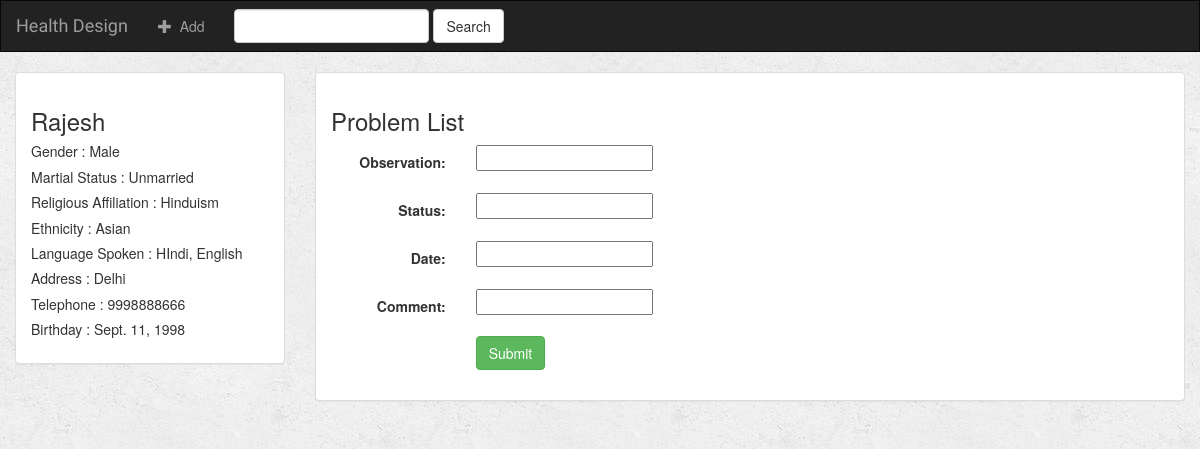
The app's page /HealthDesign/12/add-problemlist/ with its own data.
### HealthDesign/models.py (models this page shows)
class Demographics(models.Model):
    first_name = models.CharField(max_length=30)
    last_name = models.CharField(max_length=30)
    gender = models.CharField(max_length=6)
    martial_status = models.CharField(max_length=10)
    religious_affiliation = models.CharField(max_length=10)
    ethnicity = models.CharField(max_length=30)
    language_spoken = models.CharField(max_length=50)
    address = models.CharField(max_length=100)
    telephone = models.CharField(max_length=20)
    birthday = models.DateField()

### HealthDesign/views.py (the view)
# urls.py: url(r'(?P<demographics_id>[0-9]+)/add-problemlist/$', views.problemlist_create, name='problemlist-add'),
def problemlist_create(request, demographics_id):
    demographics = get_object_or_404(Demographics, pk=demographics_id)
    form = ProblemListForm(request.POST or None, request.FILES or None)
    if form.is_valid():
        problemlist = form.save(commit=False)
        problemlist.demographics = demographics
        problemlist.save()
        return render(request, 'HealthDesign/detail.html', {'demographics': demographics})
    context = {
        "form": form,
        "demographics": demographics
    }
    return render(request, 'HealthDesign/problemlist_form.html', context)

### HealthDesign/forms.py
class ProblemListForm(forms.ModelForm):
    class Meta:
        model = ProblemList
        fields = ['observation', 'status', 'date', 'comment']

### HealthDesign/templates/HealthDesign/problemlist_form.html (shortened to what this page needs)
{% extends 'HealthDesign/base.html' %}
{% block body %}
<div class="container-fluid">
    <div class="row">
        <div class="col-sm-4 col-md-3">
            <div class="panel panel-default">
                <div class="panel-body">
                    <h3>{{ demographics.first_name }} {{ demographics.Last_name }}</h3>
                    <h5> Gender : {{ demographics.gender }}</h5>
                    <h5> Martial Status : {{ demographics.martial_status }}</h5>
                    <h5> Religious Affiliation : {{ demographics.religious_affiliation }}</h5>
                    <h5> Ethnicity : {{ demographics.ethnicity }}</h5>
                    <h5> Language Spoken : {{ demographics.language_spoken }}</h5>
                    <h5> Address : {{ demographics.address }}</h5>
                    <h5> Telephone : {{ demographics.telephone }}</h5>
                    <h5> Birthday : {{ demographics.birthday }}</h5>
                </div>
            </div>
        </div>
        <div class="col-sm-8 col-md-9">
            <div class="panel panel-default">
                <div class="panel-body">
                    <h3>Problem List</h3>
                    <form class="form-horizontal" role="form" action="" method="post" enctype="multipart/form-data">
                        {% include 'HealthDesign/form_template.html' %}
                        <div class="form-group">
                            <div class="col-sm-offset-2 col-sm-10">
                                <button type="submit" class="btn btn-success">Submit</button>
                            </div>
                        </div>
                    </form>
                </div>
            </div>
        </div>
    </div>
</div>
{% endblock %}

### HealthDesign/static/HealthDesign/style.css (style rules this page uses)
body { background: white url("images/background.png"); }

### records on screen
Demographics: first_name "Rajesh", gender "Male", martial_status "Unmarried", religious_affiliation "Hinduism", ethnicity "Asian", language_spoken "HIndi, English", address "Delhi", telephone "9998888666", birthday "Sept. 11, 1998"

### other values on screen
{{ field.label_tag }} "Observation:" "Status:" "Date:" "Comment:"
